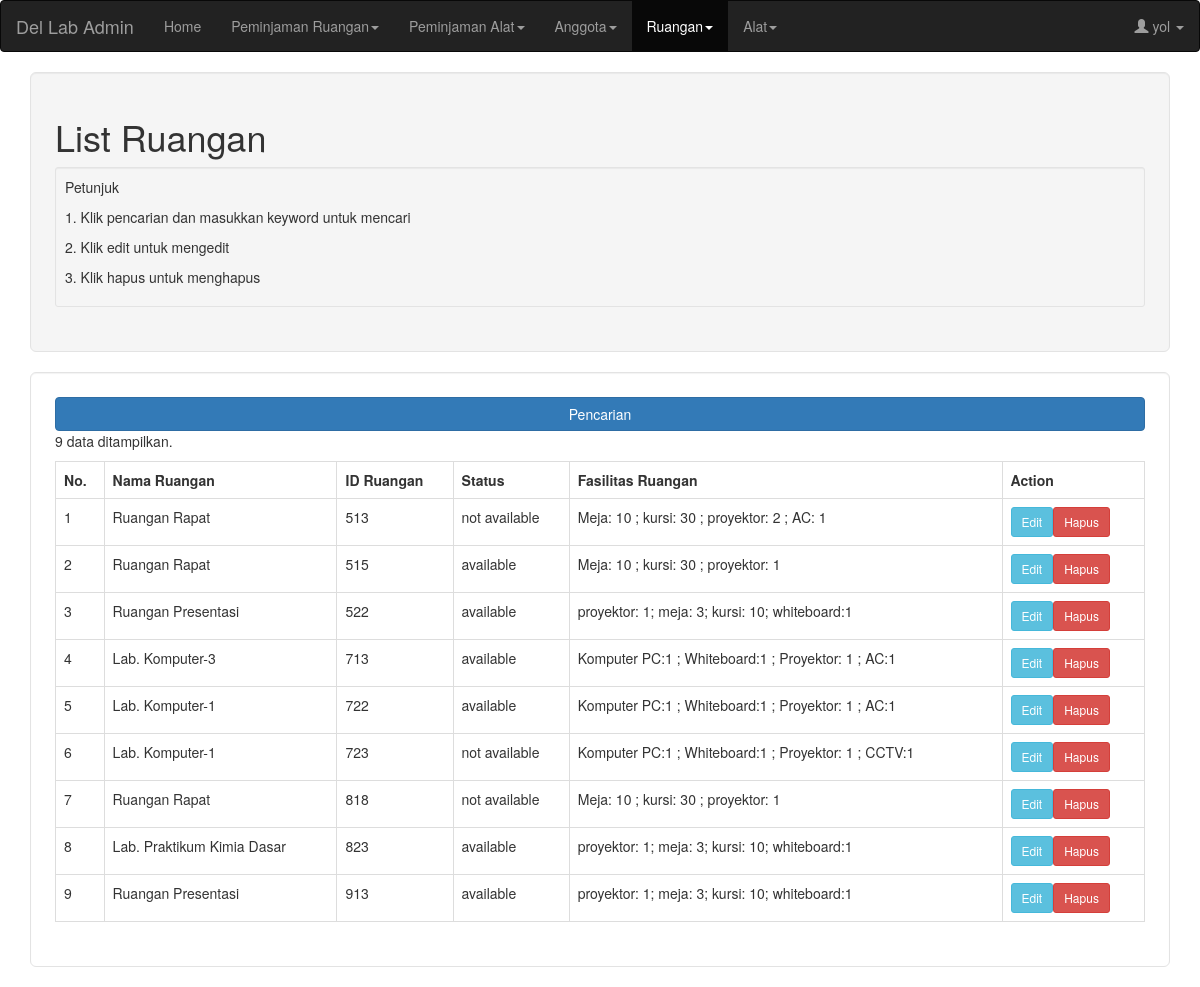
/admin/daftar-ruangan.php (signed in), run on the app's committed database.
### tables this page shows
CREATE TABLE `ruangan` (
  `id_ruangan` varchar(20) NOT NULL,
  `nama_ruangan` varchar(60) NOT NULL,
  `status` varchar(20) NOT NULL,
  `fasilitas` varchar(100) NOT NULL,
  PRIMARY KEY (`id_ruangan`)
);

### admin/daftar-ruangan.php (the view, shortened to what this page needs)
<?php
	include "cekAdmin.php";
?>
<!DOCTYPE html>
<html>
<head>
	<link rel="stylesheet" href="../bootstrap/css/bootstrap.css">
</head>
<body>
<nav class="navbar navbar-inverse">
	  <div class="container-fluid">
	    <div class="navbar-header">
	      <a class="navbar-brand" href="index.php">Del Lab Admin</a>
	    </div>
	    <div>
	      <ul class="nav navbar-nav">
	        <li><a href="index.php">Home</a></li>
	        <li class="dropdown">
	          <a class="dropdown-toggle" data-toggle="dropdown" href="#">Peminjaman Ruangan<span class="caret"></span></a>
	        </li>
			<li class="dropdown">
	          <a class="dropdown-toggle" data-toggle="dropdown" href="#">Peminjaman Alat<span class="caret"></span></a>
	        </li>
	        <li class="dropdown">
	       		<a class="dropdown-toggle" data-toggle="dropdown" href="#">Anggota<span class="caret"></span></a>
	        </li>
	        <li class="dropdown active">
	        	<a class="dropdown-toggle" data-toggle="dropdown" href="#">Ruangan<span class="caret"></span></a>
	        </li>
			<li class="dropdown">
	       		<a class="dropdown-toggle" data-toggle="dropdown" href="#">Alat<span class="caret"></span></a>
	        </li>
	      </ul>
	    	<ul class="nav navbar-nav navbar-right">
        		<li class="dropdown">
        			<a class="dropdown-toggle" data-toggle="dropdown">
        				<span class="glyphicon glyphicon-user"></span> <?php echo $_SESSION["username"]; ?> <span class="caret"></span>
        			</a>
        		</li>
        	</ul>
	    </div>
	  </div>
	</nav>
	<div class="container">
		<div class="well well-lg">
			<h1>List Ruangan</h1>
			<div class="well well-sm">
			<p>Petunjuk</p>
			<p>1. Klik pencarian dan masukkan keyword untuk mencari</p>
			<p>2. Klik edit untuk mengedit</p>
			<p>3. Klik hapus untuk menghapus</p>
			</div>
		</div>
	</div>
	<div class="container">
		<div class="well well-lg" style="background: white">
		<button type="button" id="search" class="btn btn-primary btn-block">Pencarian</button>
			<table class="table table-hover table-bordered">
				<tr>
					<th>No.</th>
					<th>Nama Ruangan</th>
					<th>ID Ruangan</th>
					<th>Status</th>
					<th>Fasilitas Ruangan</th>
					<th>Action</th>
				</tr>
<?php
	if(isset($_GET['category'])&&isset($_GET['keyword'])){
		$category = $_GET['category'];
		$keyword = $_GET['keyword'];
		$sql = "SELECT * FROM ruangan WHERE $category LIKE '%$keyword%'";
		$result = mysqli_query($connection, $sql);
		$count=mysqli_num_rows($result);
	}else{
		$sql = "SELECT * FROM ruangan;";
		$result = mysqli_query($connection, $sql);
		$count=mysqli_num_rows($result);
	}
	if($count>0){
		$number = 1;
		echo "<p>$count data ditampilkan.<p>";
		while($row = mysqli_fetch_assoc($result)) {
			$id = $row["id_ruangan"];
	        echo "<tr> <td>" . $number. "</td><td> " .
	        $row["nama_ruangan"]. "</td><td> " .
	        $row["id_ruangan"]."</td><td>".
			$row["status"]."</td><td>".
			$row["fasilitas"]."</td><td>".
	        "<a href='edit-ruangan.php?id=$id' role='button' class='btn btn-info btn-sm'>Edit</a>".
	        "<a href='delete-ruangan.php?id=$id' role='button' class='btn btn-danger btn-sm'>Hapus</a></td></tr>";
	        $number++;
		}
	}else{
		echo "Maaf, tidak ditemukan data yang cocok.";
	}
?>
			</table>
		</div>
	</div>
</body>
</html>

### data on the page
ruangan: nama_ruangan "Ruangan Rapat", id_ruangan "513", status "not available", fasilitas "Meja: 10 ; kursi: 30 ; proyektor: 2 ; AC: 1"
ruangan: nama_ruangan "Ruangan Rapat", id_ruangan "515", status "available", fasilitas "Meja: 10 ; kursi: 30 ; proyektor: 1"
ruangan: nama_ruangan "Ruangan Presentasi", id_ruangan "522", status "available", fasilitas "proyektor: 1; meja: 3; kursi: 10; whiteboard:1"
ruangan: nama_ruangan "Lab. Komputer-3", id_ruangan "713", status "available", fasilitas "Komputer PC:1 ; Whiteboard:1 ; Proyektor: 1 ; AC:1"
ruangan: nama_ruangan "Lab. Komputer-1", id_ruangan "722", status "available", fasilitas "Komputer PC:1 ; Whiteboard:1 ; Proyektor: 1 ; AC:1"
ruangan: nama_ruangan "Lab. Komputer-1", id_ruangan "723", status "not available", fasilitas "Komputer PC:1 ; Whiteboard:1 ; Proyektor: 1 ; CCTV:1"
ruangan: nama_ruangan "Ruangan Rapat", id_ruangan "818", status "not available", fasilitas "Meja: 10 ; kursi: 30 ; proyektor: 1"
ruangan: nama_ruangan "Lab. Praktikum Kimia Dasar", id_ruangan "823", status "available", fasilitas "proyektor: 1; meja: 3; kursi: 10; whiteboard:1"
ruangan: nama_ruangan "Ruangan Presentasi", id_ruangan "913", status "available", fasilitas "proyektor: 1; meja: 3; kursi: 10; whiteboard:1"

### other printed values
$_SESSION["username"] "yol"
$count "9"
